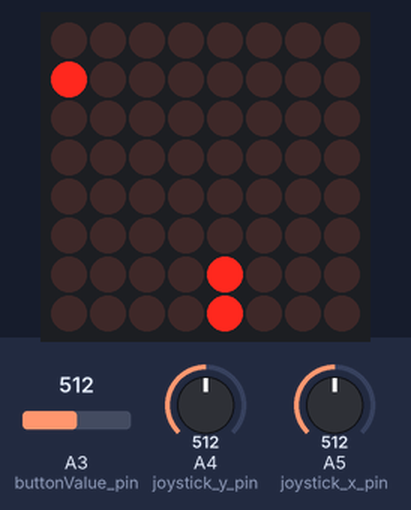
A sketch run on a simulated Arduino Uno, built with avr-gcc and run on an emulated ATmega328P. Parts: 8×8 LED matrix. Wiring (inferred from the names in the program): shift register (74HC595): data pin 4; shift clock pin 6; latch pin 5; LED matrix (orientation assumed): rows pin 2, pin 3, pin 7, pin 8, pin 9, pin 10, pin 11, pin 12; columns Q7, Q6, Q5, Q4, Q3, Q2, Q1, Q0. The test bench sets the inputs (shaded band); at power-on: A5 (joystick_x_pin) = 512, A3 (buttonValue_pin) = 512, A4 (joystick_y_pin) = 512. Random numbers use the default seed unless the sketch sets one.

Above: at 1.2 s.
1.3 s: A5 (joystick_x_pin) set to 108
At 1.93 s:
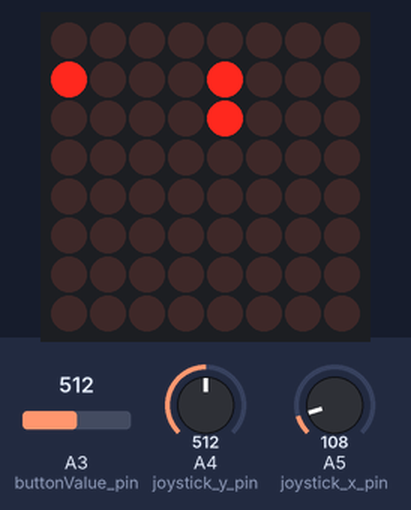
4.3 s: A5 (joystick_x_pin) set to 95
At 4.69 s:
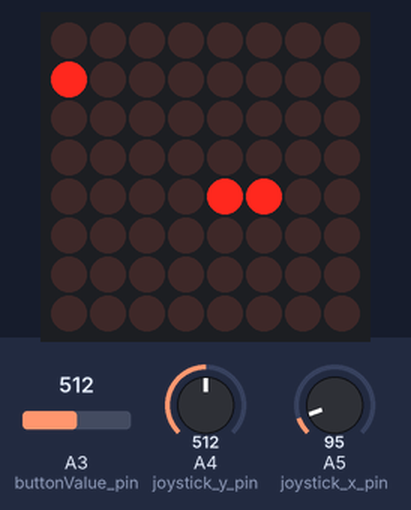
At 5.19 s:
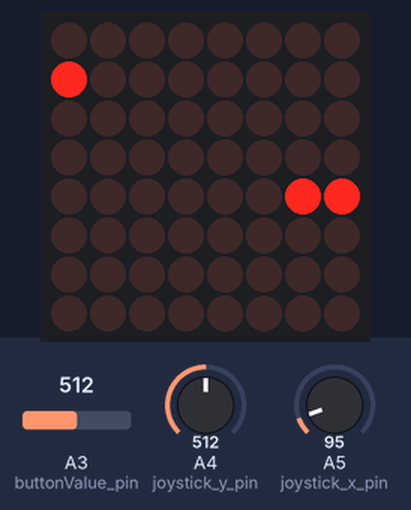
Timing chart, 0 to 7.3 s (numbered marks = the images above; inputs shaded):
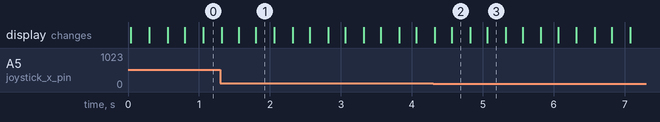

The sketch:

Snake.ino
```cpp
// snake struct
typedef struct {
  int MAX_BODY_SIZE;
  int size;
  bool alive;
  bool won;
  bool justDied;
  bool justWon;
  int body[63][2];
  int x;
  int y;
  int direction;
} Snake;

// food struct
typedef struct {
  bool eaten ;
  bool placed;
  int x;
  int y;
} Food;

// pinout
int latchPin = 5;
int clockPin = 6;
int dataPin = 4;
int rows[8] = {2, 3, 7, 8, 9, 10, 11, 12};
int joystick_x_pin = A5;
int joystick_y_pin = A4;
int buttonValue_pin = A3;

// grids
int grid[8][8] = {{0, 0, 0, 0, 0, 0, 0, 0},
                        {0, 0, 0, 0, 0, 0, 0, 0},
                        {0, 0, 0, 0, 0, 0, 0, 0},
                        {0, 0, 0, 0, 0, 0, 0, 0},
                        {0, 0, 0, 0, 0, 0, 0, 0},
                        {0, 0, 0, 0, 0, 0, 0, 0},
                        {0, 0, 0, 0, 0, 0, 0, 0},
                        {0, 0, 0, 0, 0, 0, 0, 0}};

int snakeGrid[8][8] = {{0, 0, 0, 0, 0, 0, 0, 0},
                             {0, 0, 0, 0, 0, 0, 0, 0},
                             {0, 0, 0, 0, 0, 0, 0, 0},
                             {0, 0, 0, 0, 0, 0, 0, 0},
                             {0, 0, 0, 0, 0, 0, 0, 0},
                             {0, 0, 0, 0, 0, 0, 0, 0},
                             {0, 0, 0, 0, 0, 0, 0, 0},
                             {0, 0, 0, 0, 0, 0, 0, 0}};

int foodGrid[8][8] = {{0, 0, 0, 0, 0, 0, 0, 0},
                            {0, 0, 0, 0, 0, 0, 0, 0},
                            {0, 0, 0, 0, 0, 0, 0, 0},
                            {0, 0, 0, 0, 0, 0, 0, 0},
                            {0, 0, 0, 0, 0, 0, 0, 0},
                            {0, 0, 0, 0, 0, 0, 0, 0},
                            {0, 0, 0, 0, 0, 0, 0, 0},
                            {0, 0, 0, 0, 0, 0, 0, 0}};

int skull[8][8] = {{0, 0, 0, 0, 0, 0, 0, 0},
                   {0, 0, 1, 1, 1, 1, 0, 0},
                   {0, 1, 1, 1, 1, 1, 1, 0},
                   {0, 1, 0, 1, 1, 0, 1, 0},
                   {0, 1, 0, 1, 1, 0, 1, 0},
                   {0, 0, 1, 1, 1, 1, 0, 0},
                   {0, 0, 1, 0, 0, 1, 0, 0},
                   {0, 0, 0, 1, 1, 0, 0, 0}};

int star[8][8] = {{0, 0, 0, 1, 1, 0, 0, 0},
                  {0, 0, 1, 0, 0, 1, 0, 0},
                  {1, 1, 1, 0, 0, 1, 1, 1},
                  {1, 0, 0, 0, 0, 0, 0, 1},
                  {0, 1, 0, 0, 0, 0, 1, 0},
                  {1, 0, 0, 0, 0, 0, 0, 1},
                  {1, 0, 0, 1, 1, 0, 0, 1},
                  {1, 1, 1, 0, 0, 1, 1, 1}};

// general control variables
unsigned long old = 0;
unsigned long now = 0;
int inputs[3] = {-1, -1, -1}; // {x direction, y direction, button pressed (1 or 0)}
int tps = 4;
int fps = 120;
int aux = 0;
int period = 100;
int counter = 0;
byte data = 0;

// snake and food creating
Snake* snake = (Snake*) malloc(sizeof(Snake));
Food* food = (Food*) malloc(sizeof(Food));

void setup() {
  Serial.begin(300);

  pinMode(latchPin, OUTPUT);
  pinMode(dataPin, OUTPUT);
  pinMode(clockPin, OUTPUT);

  for(int i = 0; i < 8; i++) {
    pinMode(rows[i], OUTPUT);
    digitalWrite(rows[i], HIGH);
  }

  newSnake();
  newFood();
}

// game loop
void loop() {
  now = millis();
  getInputs();

  if(now - old >= 1000/tps) {
    tick();
    old = now;
  }

  render();
}

void newSnake() {
  snake->MAX_BODY_SIZE = 30;
  snake->size = 1;
  snake->alive = true;
  snake->won = false;
  snake->justDied = false;
  snake->justWon = false;
  snake->body[0][0] = 3;
  snake->body[0][1] = 2;
  for(int i = 1; i < 63; i++) {
    for(int j = 0; j < 2; j++) {
      snake->body[i][j] = -1;
    }
  }
  snake->x = 3;
  snake->y = 3;
  snake->direction = 1;  // up = 0; down = 1; right = 2; left = 3
}

void newFood() {
  food->eaten = false;
  food->placed = false;

  while(food->placed == false) {
    food->x = random(0, 8);
    food->y = random(0, 8);
    food->placed = true;

    for(int i = 0; i < snake->size; i++) {
      if(food->x == snake->body[i][0] && food->y == snake->body[i][1]) {
        food->placed = false;
        break;
      }
    }

    if(food->x == snake->x && food->y == snake->y) {
      food->placed = false;
    }
  }
}

void snakeTick() {
  // update snake direction
  if(inputs[0] != -1) {
    if(snake->direction == 2 && inputs[0] == 3) {}
    else if(snake->direction == 3 && inputs[0] == 2) {}
    else {
      snake->direction = inputs[0];
    }
  } else if(inputs[1] != -1) {
    if(snake->direction == 0 && inputs[1] == 1) {}
    else if(snake->direction == 1 && inputs[1] == 0) {}
    else {
      snake->direction = inputs[1];
    }
  }

  // save snake head x and y to update body
  int aux_x, aux_y;
  aux_x = snake->x;
  aux_y = snake->y;

  // update snake head position
  if(snake->direction == 1) {
    if(snake->y == 7) {
      snake->y = 0;
    } else {
      snake->y++;
    }
  } else if(snake->direction == 0) {
    if(snake->y == 0) {
      snake->y = 7;
    } else {
      snake->y--;
    }
  } else if(snake->direction == 2) {
    if(snake->x == 7) {
      snake->x = 0;
    } else {
      snake->x++;
    }
  } else if(snake->direction == 3) {
    if(snake->x == 0) {
      snake->x = 7;
    } else {
      snake->x--;
    }
  }

  // check if ate food
  if(snake->x == food->x && snake->y == food->y) {
    food->eaten = true;
    snake->body[snake->size][0] = 0;
    snake->body[snake->size][1] = 0;
    snake->size++;
  }

  // update snake body
  for(int i = snake->size - 1; i > 0; i--) {
    snake->body[i][0] = snake->body[i-1][0];
    snake->body[i][1] = snake->body[i-1][1];
  }
  snake->body[0][0] = aux_x;
  snake->body[0][1] = aux_y;

  // check if died
  for(int i = 0; i < snake->size; i++) {
    if(snake->x == snake->body[i][0] && snake->y == snake->body[i][1]) {
      snake->alive = false;
      snake->justDied = true;
      break;
    }
  }

  // check if won
  if(snake->size == snake->MAX_BODY_SIZE - 1) {
    snake->won = true;
    snake->justWon = true;
  }
}

void snakeRender() {
  int aux_x, aux_y;

  for(int i = 0; i < 8; i++) {
    for(int j = 0; j < 8; j++){
      snakeGrid[i][j] = 0;
    }
  }

  snakeGrid[snake->y][snake->x] = 1;

  for(int i = 0; i < snake->size; i++) {
    aux_x = snake->body[i][0];
    aux_y = snake->body[i][1];
    snakeGrid[aux_y][aux_x] = 1;
  }
}

void foodRender() {
  for(int i = 0; i < 8; i++) {
    for(int j = 0; j < 8; j++){
      foodGrid[i][j] = 0;
    }
  }

  foodGrid[food->y][food->x] = 1;
}

void getInputs() {
  inputs[0] = -1;
  inputs[1] = -1;
  inputs[2] = -1;
  int bx = analogRead(joystick_x_pin);
  int by = analogRead(joystick_y_pin);
  int b = analogRead(buttonValue_pin);

  if(b < 300) {
    inputs[2] = 1;
  } else {
    inputs[2] = 0;
  }

  if(bx < 100) {
    inputs[0] = 3;
  } else if(bx > 900){
    inputs[0] = 2;
  }

  if(by < 100) {
    inputs[1] = 0;
  } else if(by > 900){
    inputs[1] = 1;
  }
}

void deathScreen() {
  if(snake->justDied) {
    for(int i = 0; i < 8; i++) {
      for(int j = 0; j < 8; j++) {
        grid[i][j] = skull[i][j];
      }
    }
    snake->justDied = false;
  }

  if(counter < 7) {
    if(aux > 1) {
      counter++;
      aux = 0;
    } else {
      aux++;
    }
  } else {
    counter = 0;
    newSnake();
  }
}

void winScreen() {
  if(snake->justWon) {
    for(int i = 0; i < 8; i++) {
      for(int j = 0; j < 8; j++) {
        grid[i][j] = star[i][j];
      }
    }
    snake->justWon = false;
  }

  if(counter < 7) {
    if(aux > 1) {
      counter++;
      aux = 0;
    } else {
      aux++;
    }
  } else {
    counter = 0;
    newSnake();
  }
}

void sendData() {
  digitalWrite(latchPin, LOW);
  shiftOut(dataPin, clockPin, MSBFIRST, data);
  digitalWrite(latchPin, HIGH);
}

void tick() {
  if(snake->alive) {
    if(snake->won) {
      winScreen();
    } else {
      snakeTick();
      if(food->eaten) {
        newFood();
      }
    }
  } else {
    deathScreen();
  }
}

void render() {
  if(snake->alive && !snake->won) {
    snakeRender();
    foodRender();

    for(int i = 0; i < 8; i++) {
      for(int j = 0; j < 8; j++) {
        grid[i][j] = snakeGrid[i][j] + foodGrid[i][j];
      }
    }
  }

  for(int i = 0; i < 8; i++) {
    for(int j = 0; j < 8; j++) {
      if(grid[i][j] == 1) {
        bitSet(data, j);
      } else {
        bitClear(data, j);
      }
    }

    sendData();
    digitalWrite(rows[i], LOW);
    delayMicroseconds(period);
    digitalWrite(rows[i], HIGH);
  }
}
```

Measured:
- the behaviour switches between 100 and 99 on A5 (joystick_x_pin) (found by bisection; images 1 and 2)
